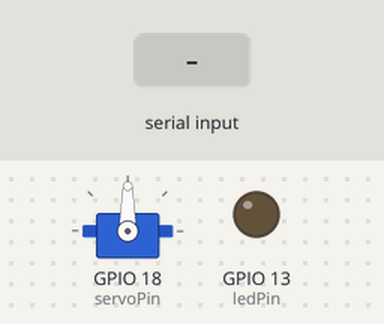
This sketch was run on a simulated ESP32. Shown: servo, output pins drawn as LEDs (lit = HIGH). Inputs (shaded band) come from the test bench.

Above: at 1.2 s.
1.3 s: "P" received over Serial
At 1.7 s:
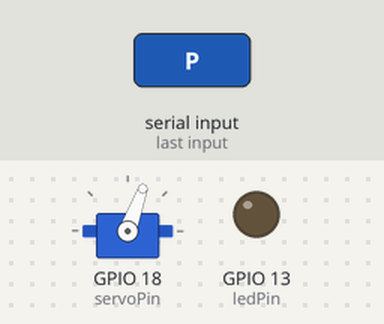
4.3 s: "L" received over Serial
At 4.42 s:
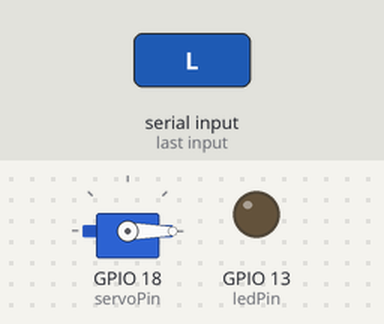
6.0 s: "O" received over Serial
At 6.12 s:
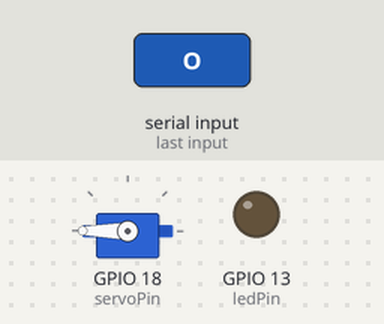
7.7 s: "K" received over Serial
At 8.9 s:
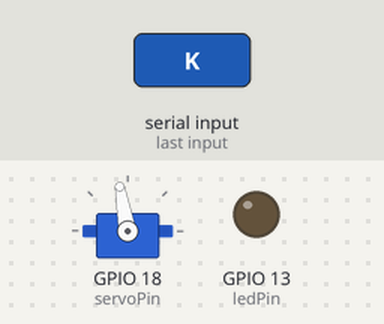
9.2 s: "S" received over Serial
At 10.1 s:
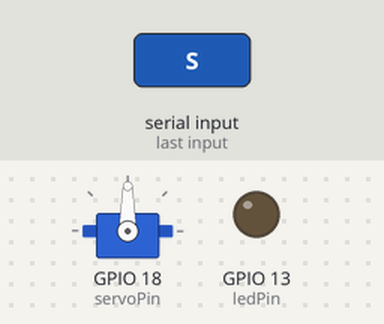
Timing chart, 0 to 11.7 s (numbered marks = the images above; inputs shaded):
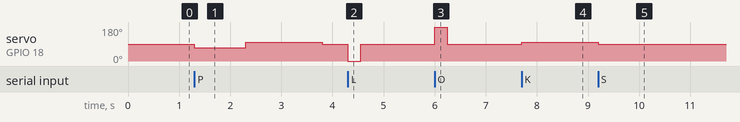

The sketch:

Serial-servo.ino
```cpp
#include <ESP32Servo.h>

Servo myservo;  // create servo object to control a servo
// 16 servo objects can be created on the ESP32

int pos = 0;  // variable to store the servo position
// Recommended PWM GPIO pins on the ESP32 include 2,4,12-19,21-23,25-27,32-33
// Possible PWM GPIO pins on the ESP32-S2: 0(used by on-board button),1-17,18(used by on-board LED),19-21,26,33-42
// Possible PWM GPIO pins on the ESP32-S3: 0(used by on-board button),1-21,35-45,47,48(used by on-board LED)
// Possible PWM GPIO pins on the ESP32-C3: 0(used by on-board button),1-7,8(used by on-board LED),9-10,18-21
#if defined(CONFIG_IDF_TARGET_ESP32S2) || defined(CONFIG_IDF_TARGET_ESP32S3)
int servoPin = 17;
#elif defined(CONFIG_IDF_TARGET_ESP32C3)
int servoPin = 7;
#else
int servoPin = 18;
#endif


const int ledPin = 13;  // the pin that the LED is attached to
int incomingByte;       // a variable to read incoming serial data into

void setup() {
  // initialize serial communication:
  Serial.begin(9600);
  // initialize the LED pin as an output:
  pinMode(ledPin, OUTPUT);
  // Allow allocation of all timers
  ESP32PWM::allocateTimer(0);
  ESP32PWM::allocateTimer(1);
  ESP32PWM::allocateTimer(2);
  ESP32PWM::allocateTimer(3);
  myservo.setPeriodHertz(50);            // standard 50 hz servo
  myservo.attach(servoPin, 1000, 2000);  // attaches the servo on pin 18 to the servo object
                                         // using default min/max of 1000us and 2000us
                                         // different servos may require different min/max settings
                                         // for an accurate 0 to 180 sweep
}

void loop() {
  // see if there's incoming serial data:
  if (Serial.available() > 0) {
    // read the oldest byte in the serial buffer:
    incomingByte = Serial.read();
    // if it's a capital H (ASCII 72), turn on the LED:
    if (incomingByte == 'S') {
      myservo.write(90);
    }
    // if it's an L (ASCII 76) turn off the LED:
    if (incomingByte == 'K') {
      myservo.write(100);
    }

    // if it's an L (ASCII 76) turn off the LED:
    if (incomingByte == 'L') {
      myservo.write(80);
    }

    // if it's an L (ASCII 76) turn off the LED:
    if (incomingByte == 'P') {

      myservo.write(70);
      delay(1000);
      myservo.write(100);
      delay(1500);
      myservo.write(90);
    }

    if (incomingByte == 'O') {  // indietro

      myservo.write(90);  // stop
      myservo.write(180);
      delay(250);
      myservo.write(90);
    }

    if (incomingByte == 'L') {  // avanti

      myservo.write(90);  // stop
      myservo.write(0);
      delay(250);
      myservo.write(90);
    }
    if (incomingByte == 'I') {  // avanti

      myservo.write(90);  // stop
      myservo.write(0);
      delay(200);
      myservo.write(180);
      delay(200);
      myservo.write(90);
    }
  }
}
```

Measured:
- after the input at 1.3 s, servo on GPIO 18 (servoPin): 90° → 70° at once, → 100° 1.0 s later, → 90° 1.5 s later
- after the input at 4.3 s, servo on GPIO 18 (servoPin): 90° → 0° at once, → 90° 0.25 s later
- after the input at 6.0 s, servo on GPIO 18 (servoPin): 90° → 180° at once, → 90° 0.25 s later
- after the input at 7.7 s, servo on GPIO 18 (servoPin): 90° → 100° at once
- after the input at 9.2 s, servo on GPIO 18 (servoPin): 100° → 90° at once
